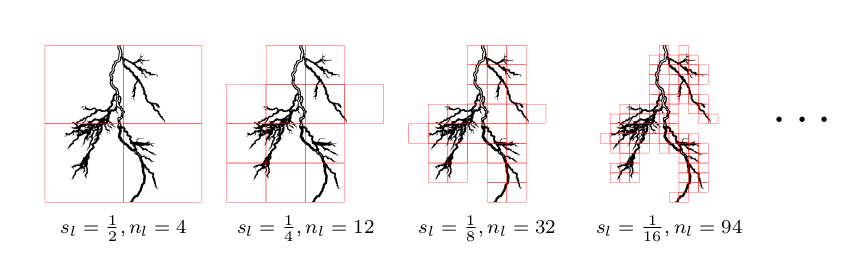
#> input picture exercise01/slides/images/boxes.png, 857 x 268 px, given in place of tree.png, which was not available
$ python task-1-3.py   (older library calls are emulated)
#> lines starting #> are read from the running program, lines starting #| are printed output that depends on the picture; after the words box and inside, x2 and y2 are one past the last pixel; in counts of white or black regions, pixels touching at a corner belong together; long printed decimals are rounded; pictures that were not available may be replaced by others from this repository, and a replacement may not be noted
import numpy as np
import imageio.v3 as iio
import numpy.linalg as la
import scipy.ndimage as img
import matplotlib.pyplot as plt
imgF = iio.imread('tree.png', mode='L').astype(float)#np.float raises warning
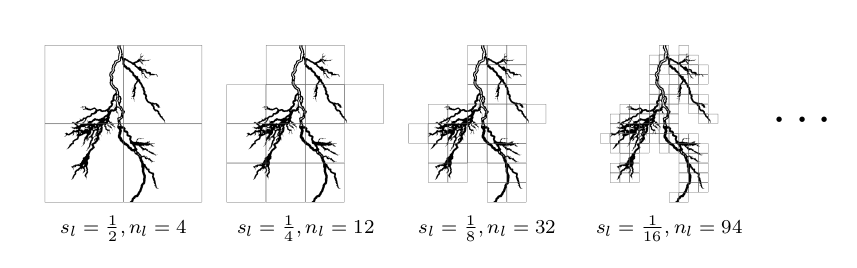
#> imgF: shape (268, 857) float64; min 0, max 255, mean 243.7
imgL = iio.imread('lightning.png', mode='L').astype(float)
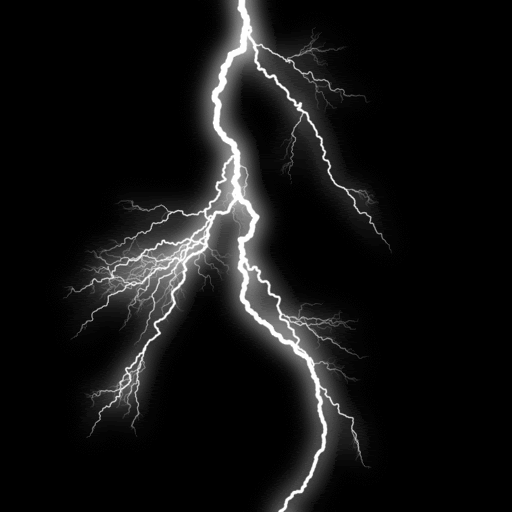
#> input picture exercise01/lightning.png, 512 x 512 px
#> imgL: shape (512, 512) float64; min 0, max 254, mean 19.1

def binarize(imgF):
    imgD = np.abs(img.filters.gaussian_filter(imgF, sigma=0.50) - \
                  img.filters.gaussian_filter(imgF, sigma=1.00))
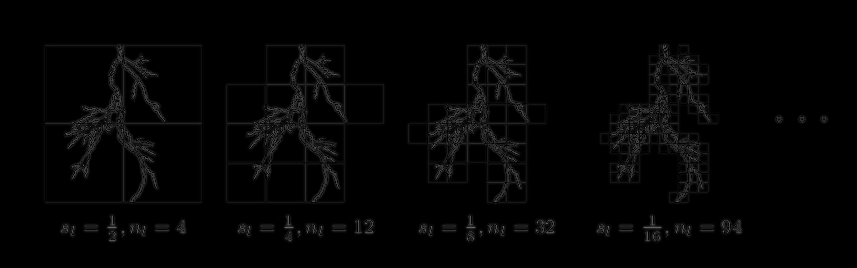
#> imgD: shape (268, 857) float64; min 5.68e-14, max 106.4, mean 4
    return img.morphology.binary_closing(np.where(imgD < 0.1*imgD.max(), 0, 1))
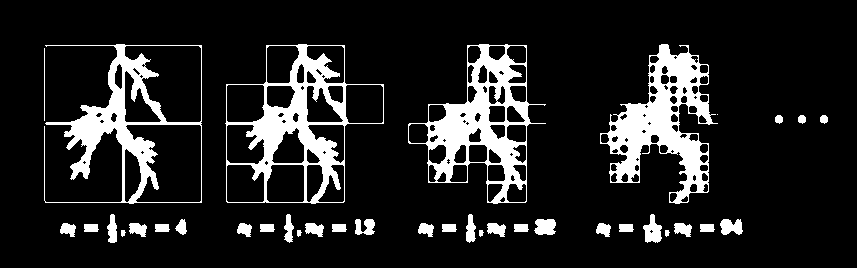
#> returned value: shape (268, 857) bool; 13.2% white; 37 white regions (1 under 20 px), largest, box (x1, y1, x2, y2) and area: (600, 44, 718, 204) 7110, (408, 44, 546, 204) 6660, (225, 44, 384, 204) 6424

imgF_binary=binarize(imgF)
imgL_binary=binarize(imgL)
#> in binarize (call 2), `imgD = np.abs(img.filters.gaussian_filter(imgF, sigma=0.50) - \ img.fi..`:
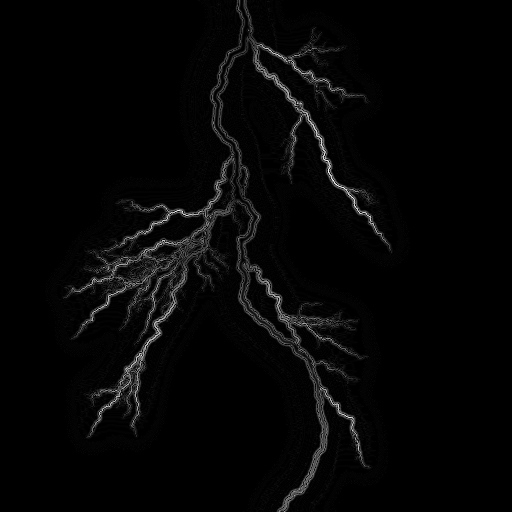
#> imgD: shape (512, 512) float64; min 0, max 60.29, mean 1.4; drawn with min black and max white
#> in binarize (call 2), `return img.morphology.binary_closing(np.where(imgD < 0.1*imgD.max(), 0..`:
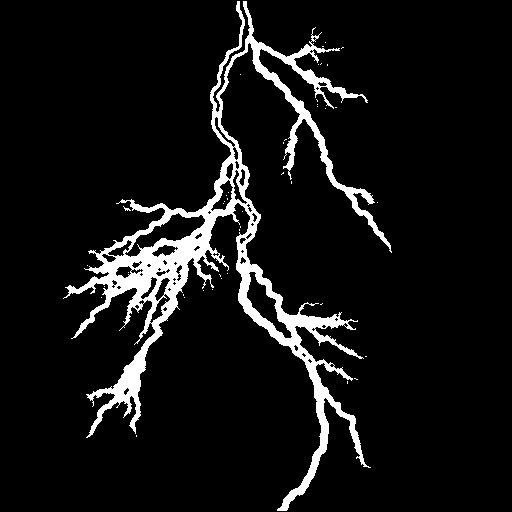
#> returned value: shape (512, 512) bool; 7.6% white; 43 white regions (42 under 20 px), largest, box (x1, y1, x2, y2) and area: (63, 1, 392, 511) 19894

def box_counting(img):
    w, h = img.shape
#> w = 268; h = 857
    n_ls = []
    # l runs from 1 to 9-2 =7
    for l in range(1,8):
        s_l = 1/2**l
        # get box sizes
        box_sizeW = s_l * w
        box_sizeH = s_l * h
        n_l=0
        #each l has 2**l boxes
        for box_w in range(0,(2**l)):
            for box_h in range(0,(2**l)):
                #check if any value in the box is equal 1. If so increment n_l by one
                if (np.any(img[int(box_w * box_sizeW): int((box_w+1) * box_sizeW),\
                               int(box_h * box_sizeH): int((box_h+1) * box_sizeH)]==1)):
                    n_l+=1
        n_ls.append(n_l)
#> after the loop, n_ls = [4, 16, 48, 155, 428, 1248, 3633]
    return n_ls

n_l=box_counting(imgF_binary)
#> n_l = [4, 16, 48, 155, 428, 1248, 3633]
n_l2=box_counting(imgL_binary)
#> n_l2 = [4, 12, 32, 94, 254, 716, 2063]
def slope(n_l):
    s_l=[2**l for l in range(1,8)]
    matX=np.vander(np.log(s_l),2,increasing=True)
    b,D=la.lstsq(matX, np.log(n_l),rcond=None)[0]
#> b = 0.446; D = 1.61
    return b,D


b,d=slope(n_l)
#> b = 0.446; d = 1.61
b2,d2=slope(n_l2)
#> b2 = 0.377; d2 = 1.49

# Plotting the results

fig = plt.figure(figsize=(5,4))
ax1 = fig.add_subplot(121)
ax2 = fig.add_subplot(122)

z=[(d*np.log((2**l))+ b) for l in range(1,8)]
#> z = [1.57, 2.68, 3.8, 4.92, 6.04, 7.16, 8.28]

ax1.plot([2**l for l in range(1,8)],np.exp(z), '--')
ax1.plot([2**l for l in range(1,8)], (n_l),'s')
ax1.set_yscale("log")
ax1.set_ylabel('log n')
ax1.set_xscale("log")
ax1.set_xlabel(r'log $\frac{1}{s}$')
ax1.set_title(f'tree')
ax1.legend()

z2=[(d2*np.log((2**l))+ b2) for l in range(1,8)]
#> z2 = [1.41, 2.45, 3.48, 4.52, 5.55, 6.59, 7.62]
ax2.plot([2**l for l in range(1,8)],np.exp(z2), '--')

ax2.plot([2**l for l in range(1,8)], (n_l2),'s')
ax2.set_yscale("log")
ax2.set_ylabel('log n')
ax2.set_xscale("log")
ax2.set_xlabel(r'log $\frac{1}{s}$')
ax2.set_title('lightning')
plt.show()
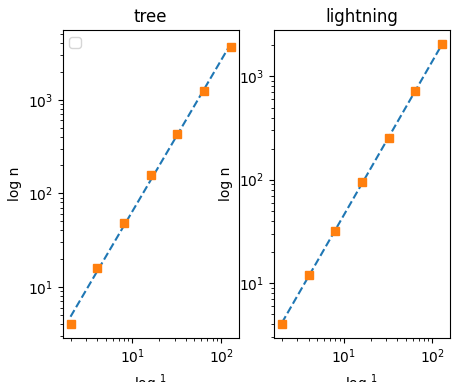
#> figure drawn by matplotlib, 2 panels

print(f'tree slope :{d}, lightning slope :{d2}')
#| tree slope :1.615, lightning slope :1.493
